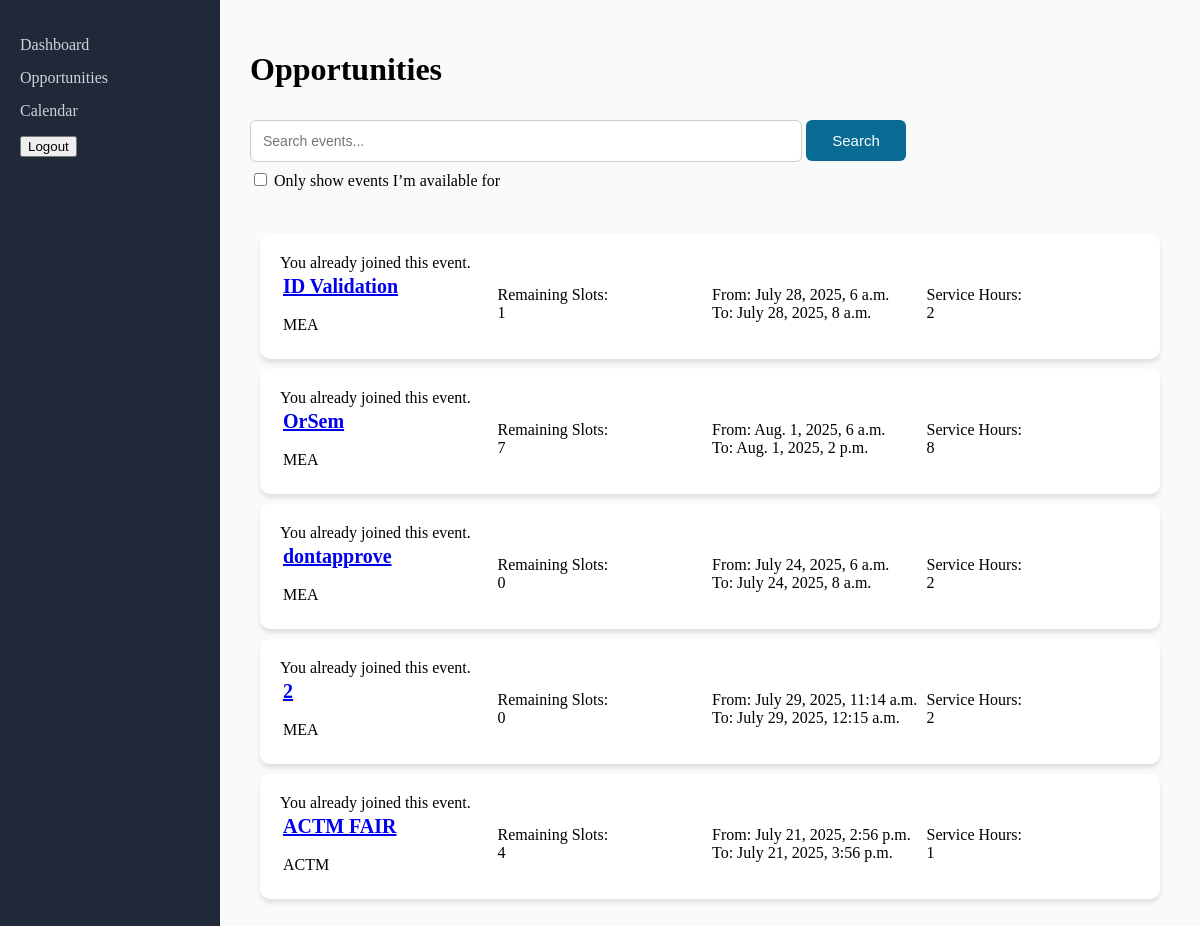
Before: /student_opportunities/ (signed in) with the older database file.
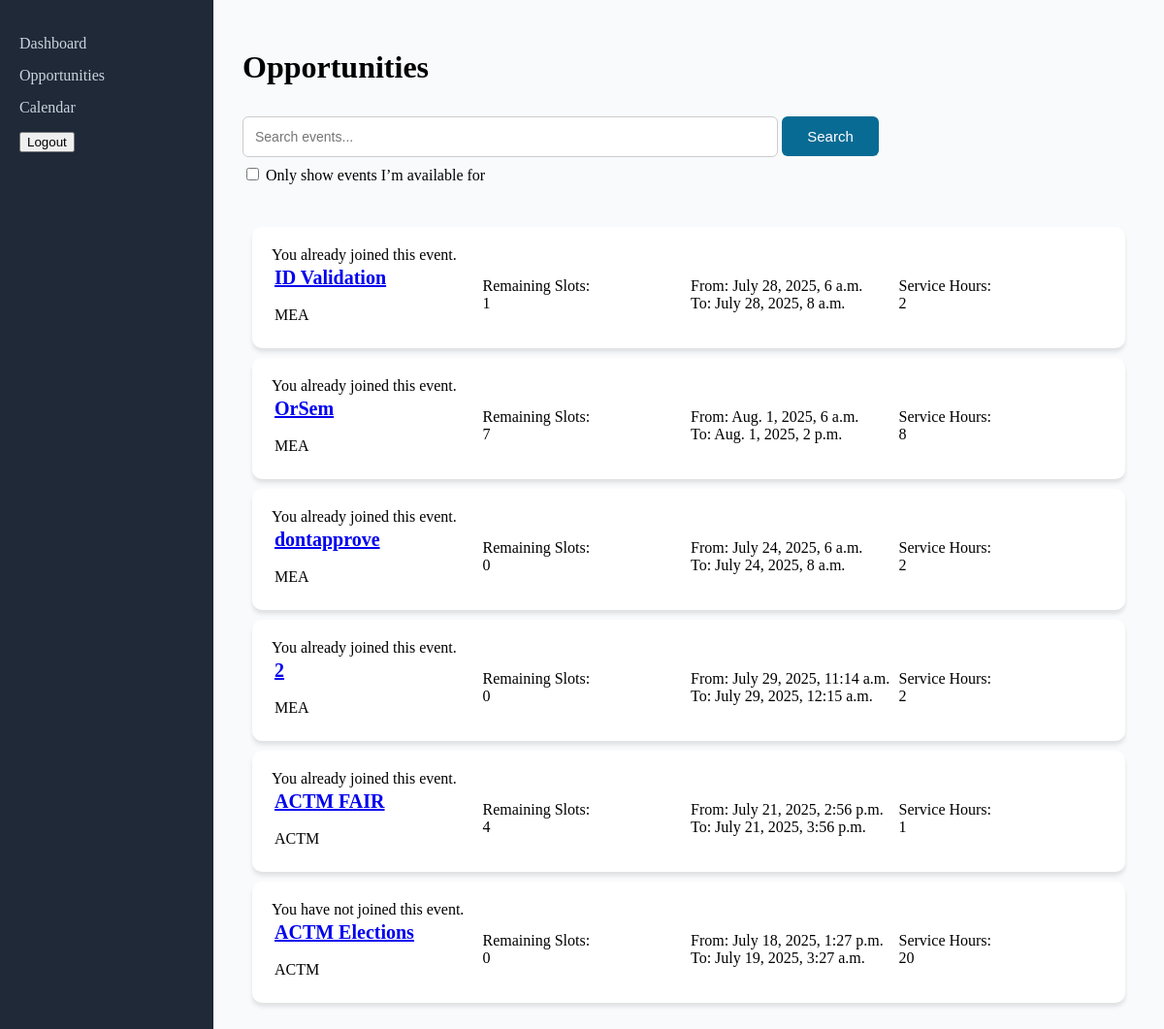
After: the same page with the newer database file.
### core/models.py (models this page shows, shortened)
class Event(models.Model):
    name = models.CharField(max_length=100)
    description = models.TextField()
    location = models.CharField(max_length=50)
    service_hours = models.IntegerField()
    number_of_students = models.IntegerField()
    role_descriptions = models.TextField()
    start_datetime = models.DateTimeField()
    end_datetime = models.DateTimeField()
    organizer = models.ForeignKey(
        OrgProfile, on_delete=models.CASCADE, related_name="events"
    )
    approved = models.BooleanField(default=False)
    students = models.ManyToManyField(
        StudentProfile, through="Participation", related_name="events"
    )
    def remaining_slots(self):
        assigned_count = self.participation_set.count()
        return max(0, self.number_of_students - assigned_count)
    def is_user_in_event(self, user):
        try:
            student_profile = user.studentprofile
        except StudentProfile.DoesNotExist:
            return False
        return Participation.objects.filter(
            student=student_profile, event=self
        ).exists()

class OrgProfile(models.Model):
    user = models.OneToOneField(User, on_delete=models.CASCADE)
    name = models.CharField(max_length=100)

### core/views.py (the view, shortened to what this page needs)
# urls.py: path("student_opportunities/", views.student_opportunities, name="student_opportunities"),
@login_required
def student_opportunities(request):
    user = request.user
    try:
        student_profile = user.studentprofile
    except StudentProfile.DoesNotExist:
        student_profile = None
        return redirect("login_view")
    now = timezone.now()
    search_query = request.GET.get("search", "")
    events = Event.objects.filter(start_datetime__gt=now, approved=True)
    if search_query:
        events = events.filter(name__icontains=search_query)
    user_event_status = {}
    filter_conflicts = request.GET.get("filter_conflicts") == "on"
    for event in events:
        user_event_status[event.id] = event.is_user_in_event(user)
    context = {
        "student": student_profile,
        "events": events,
        "user_event_status": user_event_status,
        "search_query": search_query,
        "filter_conflicts": filter_conflicts,
    }
    if request.method == "GET":
        template = loader.get_template("core/student_opportunities.html")
        return HttpResponse(template.render(context, request))

### core/templatetags/custom_filters.py (called while the page is built)
@register.filter
def get_item(dictionary, key):
    return dictionary.get(key)

### core/templates/core/student_opportunities.html (shortened to what this page needs)
{% load custom_filters %}
<div class="sidebar">
  <ul>
  <li><a href="/student_dashboard">Dashboard</a></li>
  <li><a href="/student_opportunities">Opportunities</a></li>
  <li><a href="/student_calendar">Calendar</a></li>
  </ul>
  <div class="bottom-section">
  <form action="{% url 'logout_view' %}" method="post">
  <button type="submit">Logout</button>
  </form>
  </div>
</div>
<div class="main-content">
<h1>Opportunities</h1>
<form method="get" action="{% url 'student_opportunities' %}">
    <input type="text" name="search" placeholder="Search events..." value="{{ request.GET.search }}">
    <button type="submit">Search</button>
    <br>
    <label>
        <input type="checkbox" name="filter_conflicts" {% if filter_conflicts %}checked{% endif %}>
        Only show events I’m available for
    </label>
</form>
<br/>
{% if events %}
    {% for event in events %}
        <div class="event_cell">
          <table class="per_event">
          <tr>
          <td>
          <a href="/student_opportunities_details/{{ event.id }}"><div id="event-name">{{ event.name }}</div></a>
          <br>
          <div id="event-organizer">{{ event.organizer.name }}</div></td>
          <td><div id="event-slots">Remaining Slots: <br>{{ event.remaining_slots }}</div></td>
          <td><div id="event-time">
            From: {{ event.start_datetime }}
            <br>
            To: {{ event.end_datetime }}
          <td>Service Hours: <br>{{ event.service_hours }}</td>
            </div>
          </td>
          </tr>
          <tr>
            {% if user_event_status|get_item:event.id %}
            <div>You already joined this event.</div>
        {% else %}
            <div>You have not joined this event.</div>
        {% endif %}</tr>
          </table>
          </div>
    {% endfor %}
{% endif %}
</div>

### core/templates/core/student_opportunities.html (style rules this page uses)
.sidebar { width: 220px; height: 100vh; background-color: #1f2937; color: #fff; padding: 20px; box-sizing: border-box; position: fixed; }
.sidebar ul { list-style-type: none; padding: 0; }
.sidebar ul li { margin: 15px 0; }
.sidebar ul li a { color: #cbd5e0; text-decoration: none; font-size: 16px; display: block; transition: 0.3s; }
.main-content { margin-left: 220px; padding: 30px; flex-grow: 1; background-color: #f9fafb; height: 100vh; box-sizing: border-box; overflow-y: scroll; }
.event_cell { background-color: white; padding: 20px; border-radius: 10px; box-shadow: 0 4px 4px rgba(0, 0, 0, 0.1); margin: 10px; }
.event_cell #event-name { font-weight: bold; font-size: 20px; }
.per_event { width: 100%; }
.per_event td { width: 200px; }
input[type="text"] { width: 60%; padding: 12px; margin: 8px 0; border: 1px solid #ccc; border-radius: 6px; font-size: 14px; }
.main-content button { width: 100px; padding: 12px; background-color: #086b94; border: none; border-radius: 6px; color: white; font-size: 15px; cursor: pointer; margin-top: 10px; }

Changed rows visible on the page:
added Event: name "ACTM Elections", organizer.name "ACTM", remaining_slots "0", start_datetime "July 18, 2025, 1:27 p.m.", end_datetime "July 19, 2025, 3:27 a.m.", service_hours "20", shows "You have not joined this event."
